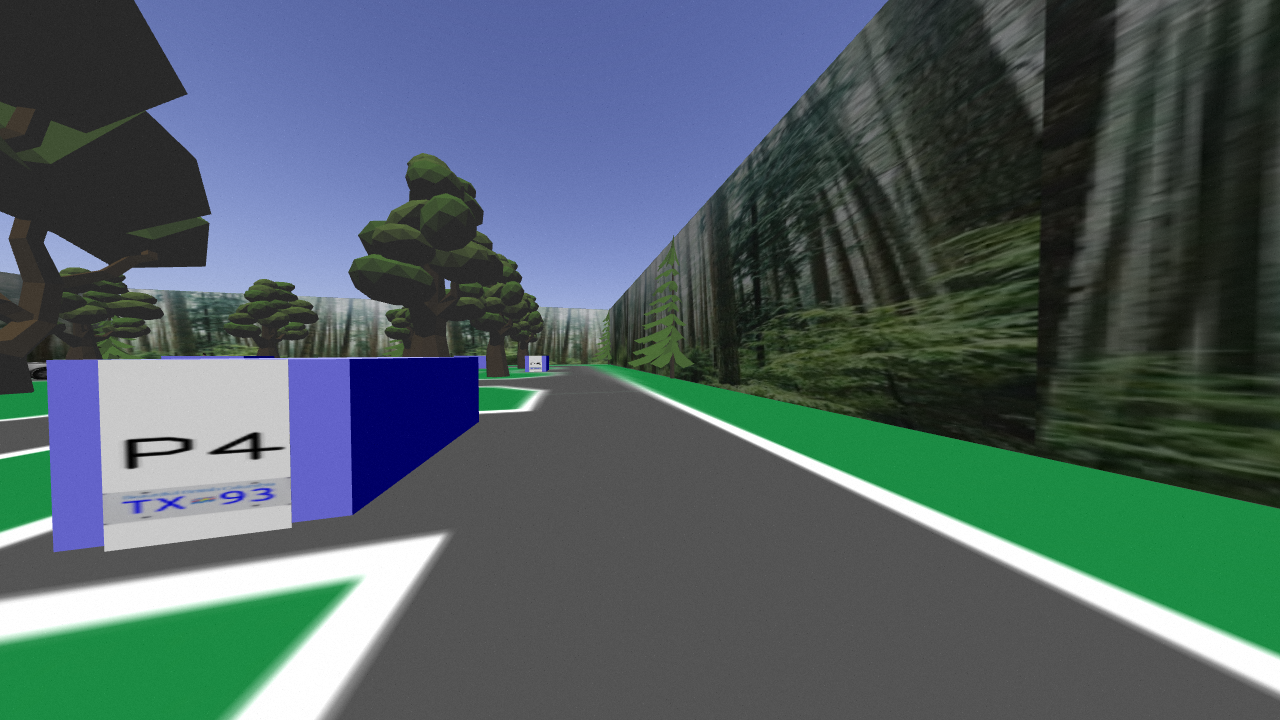
#> input picture test_images/P4_close.png, 1280 x 720 px, found by its file name
$ python line_detection.py
#> lines starting #> are read from the running program, lines starting #| are printed output that depends on the picture; after the words box and inside, x2 and y2 are one past the last pixel; in counts of white or black regions, pixels touching at a corner belong together
import cv2
import numpy as np
import time

def slope(line):
    x1, y1, x2, y2 = line[0]
    return float(y2-y1)/(x2-x1)

def grayscale(image):
    return cv2.cvtColor(image, cv2.COLOR_BGR2GRAY)

def blur(image, kernel_size):
    return cv2.GaussianBlur(image, (kernel_size, kernel_size), 0)

def threshold(image, lower_threshold, upper_threshold):
    return cv2.threshold(image, lower_threshold, upper_threshold, cv2.THRESH_BINARY)

def edge_detection(image, lower_threshold, upper_threshold):
    return cv2.Canny(image, lower_threshold, upper_threshold)

def line_detection(image, point_threshold, min_line_length, max_line_gap):
    return cv2.HoughLinesP(image, rho=1, theta=np.pi/180, threshold=point_threshold,
    minLineLength=min_line_length, maxLineGap=max_line_gap)

def filter_lines(lines, min_slope):
    return filter(lambda line: slope(line) >= min_slope, lines)

def plot_lines(image, lines, color):
    if not lines:
        return image
    for line in lines:
        x1, y1, x2, y2 = line[0]
        cv2.line(image, (x1, y1), (x2, y2), color, 3)

def detect_lines(image):
    line_image = grayscale(image)
    line_image = blur(line_image, kernel_size=1)
    ret, line_image = threshold(line_image, lower_threshold=240, upper_threshold=255)
    cv2.imshow("Image", line_image)
    cv2.waitKey(0)
    line_image = edge_detection(line_image, lower_threshold=30, upper_threshold=130)
    cv2.imshow("Image", line_image)
    cv2.waitKey(0)
    try:
        lines = line_detection(line_image, point_threshold=10, min_line_length=10, max_line_gap=20000)
        return filter_lines(lines, 0.3)
    except:
        print("No lines found")
        return None

if __name__ == "__main__":
    image_file = "test_images/P4_close.png"
    image = cv2.imread(image_file, cv2.IMREAD_COLOR)
#> image is the input picture: shape (720, 1280, 3); mean B, G, R 98.9, 95.3, 79.2
    lines = detect_lines(image)
#> in grayscale, `return cv2.cvtColor(image, cv2.COLOR_BGR2GRAY)`:
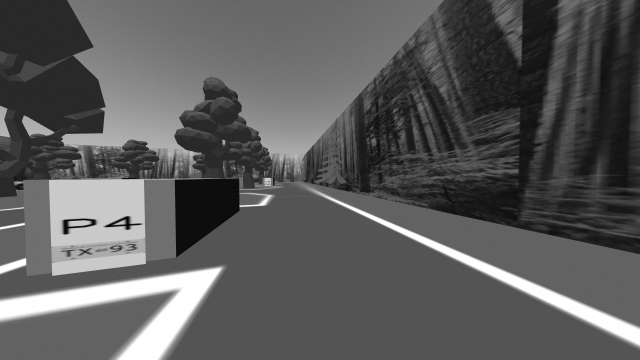
#> returned value: shape (720, 1280) (shown at 1/2 size); min 0, max 255, mean 90.9
#> in detect_lines, `ret, line_image = threshold(line_image, lower_threshold=240, upper_thr..`:
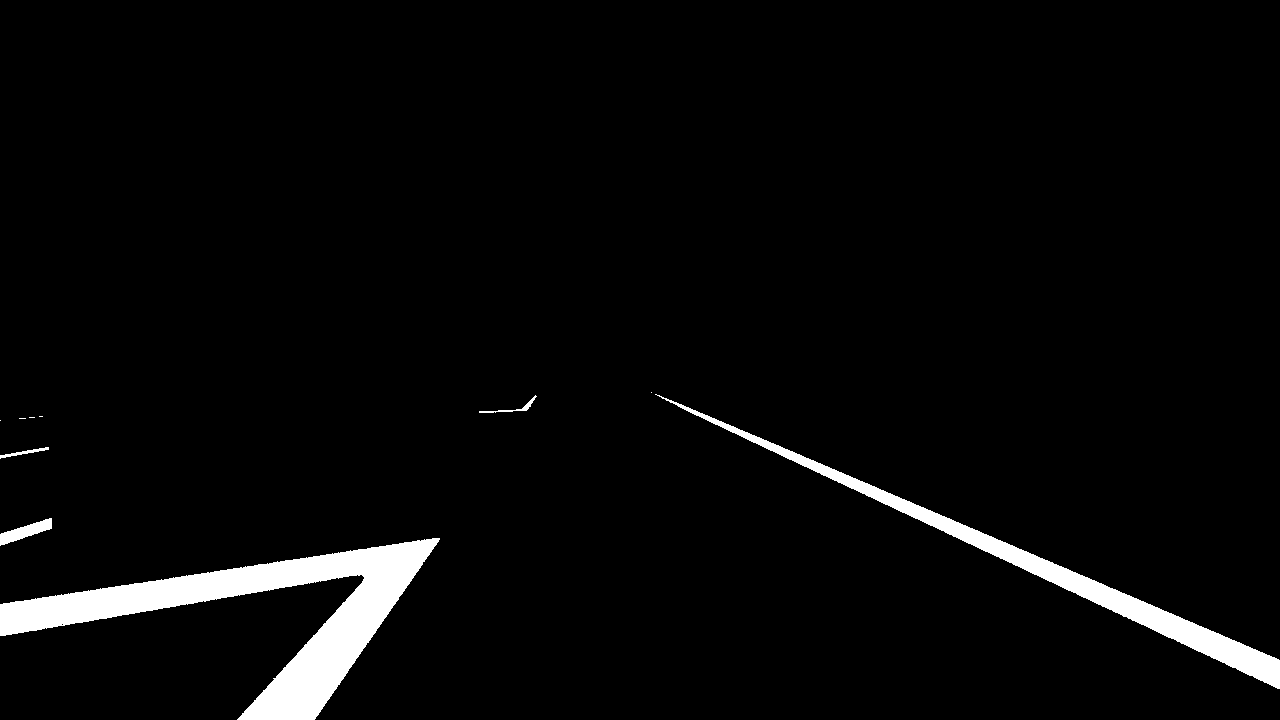
#> line_image: shape (720, 1280); 3.6% white; 10 white regions (5 under 20 px), largest, box (x1, y1, x2, y2) and area: (0, 538, 440, 720) 21589, (655, 394, 1280, 689) 10383, (0, 518, 52, 546) 605, (479, 395, 537, 413) 154, (0, 447, 49, 459) 152
#> in edge_detection, `return cv2.Canny(image, lower_threshold, upper_threshold)`:
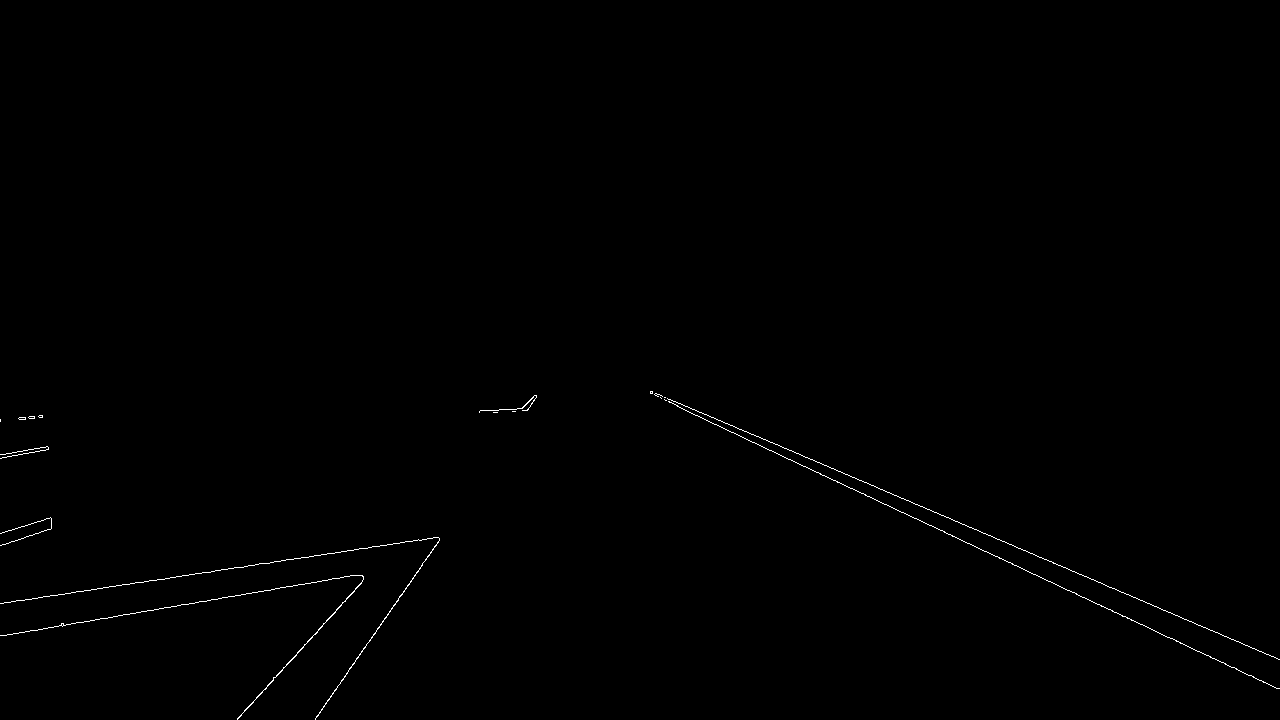
#> returned value: shape (720, 1280); 0.32% white in thin lines or dots, all inside (x1, y1, x2, y2) = (0, 391, 1280, 720)
#> in detect_lines, `lines = line_detection(line_image, point_threshold=10, min_line_length..`: lines = 34 rows, first 6: [786, 458, 1279, 688], [650, 391, 1114, 588], [37, 630, 849, 487], [23, 600, 838, 471], [681, 408, 1125, 616], [650, 392, 1279, 659]
    plot_lines(image, lines, color=(255,255,0))
#> after the loop in plot_lines, `for line in lines:`:
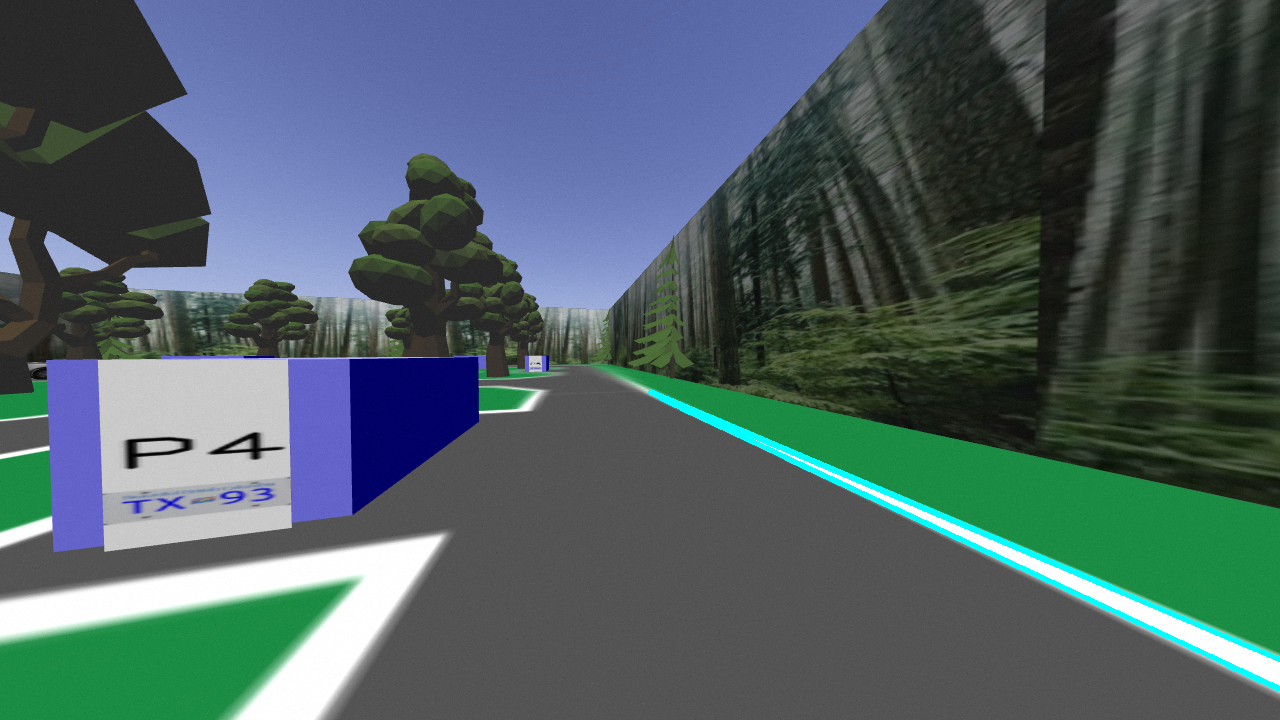
#> image: shape (720, 1280, 3); 0.81% of pixels changed, all inside (x1, y1, x2, y2) = (648, 389, 1280, 691)
    cv2.imshow("Image", image)
    cv2.waitKey(0)

$ run again, with test_images/P2_mid.png copied over test_images/P4_close.png
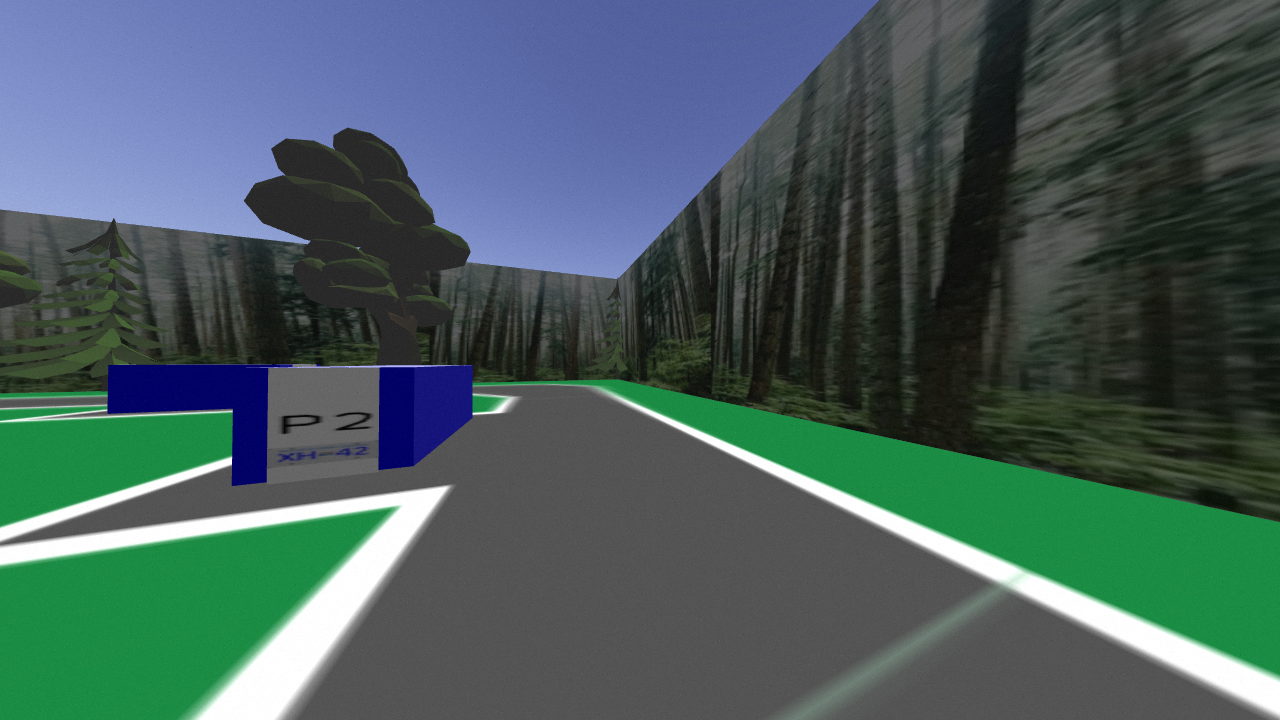
#> input picture test_images/P2_mid.png, 1280 x 720 px, found by its file name
#> image is the input picture: shape (720, 1280, 3); mean B, G, R 93.2, 93.1, 72.1
#> in detect_lines, `ret, line_image = threshold(line_image, lower_threshold=240, upper_thr..`:
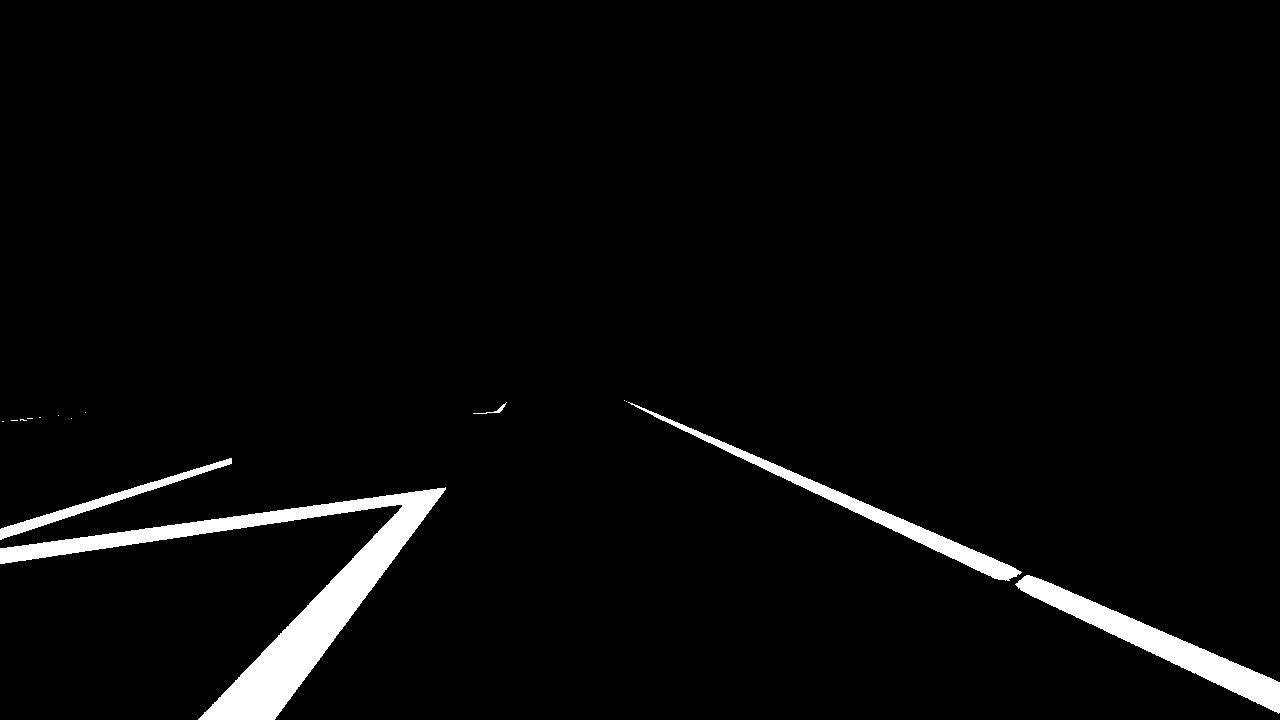
#> line_image: shape (720, 1280); 3.4% white; 15 white regions (10 under 20 px), largest, box (x1, y1, x2, y2) and area: (0, 487, 446, 720) 17481, (1015, 575, 1280, 714) 6813, (628, 402, 1022, 581) 4582, (0, 458, 232, 540) 2021, (473, 402, 507, 414) 65
#> lines = 38 rows, first 6: [1107, 632, 1279, 713], [6, 547, 732, 445], [200, 533, 755, 455], [5, 537, 231, 463], [623, 400, 1006, 563], [198, 718, 495, 410]
#> after the loop in plot_lines, `for line in lines:`:
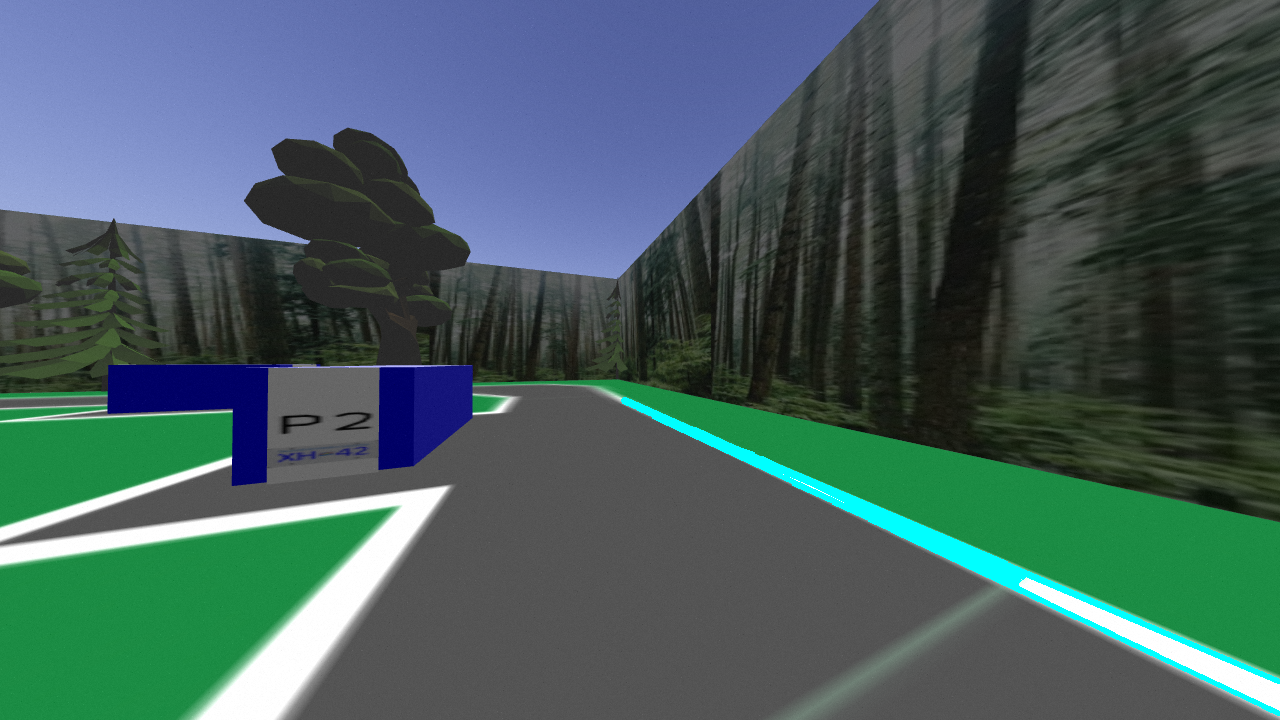
#> image: shape (720, 1280, 3); 1.09% of pixels changed, all inside (x1, y1, x2, y2) = (621, 397, 1280, 716)

$ run again, with test_images/P3_mid.png copied over test_images/P4_close.png
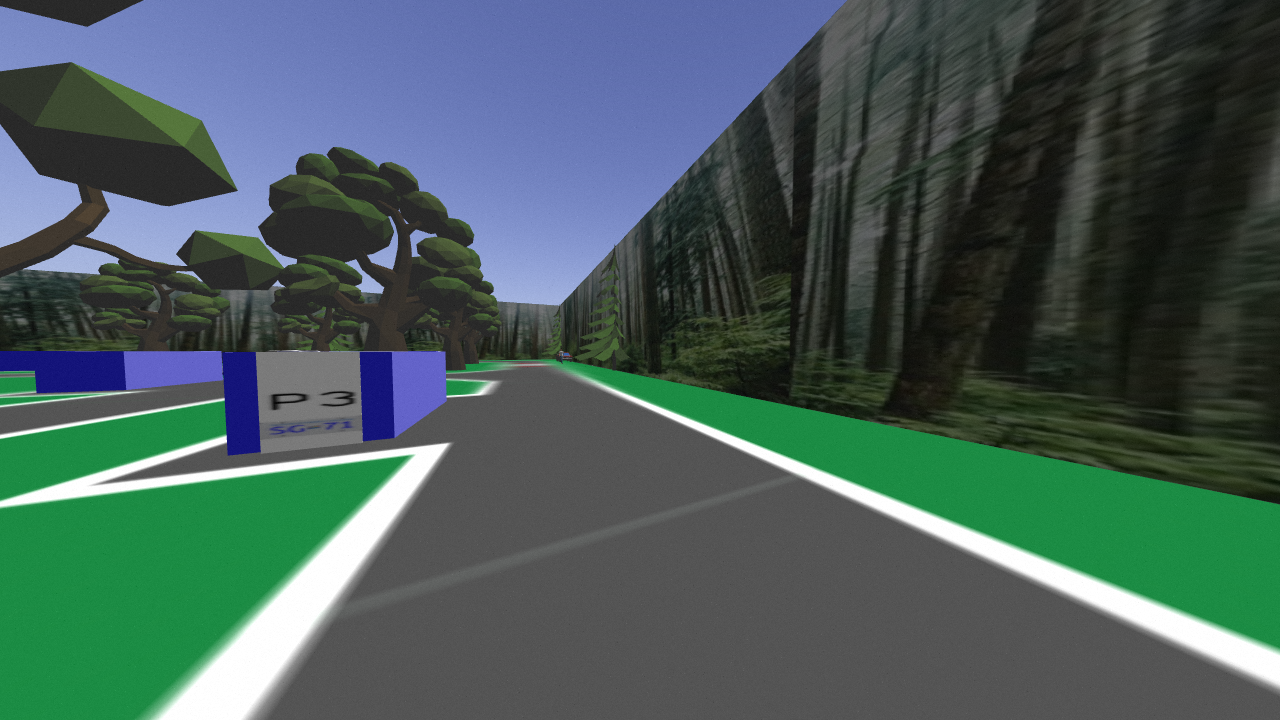
#> input picture test_images/P3_mid.png, 1280 x 720 px, found by its file name
#> image is the input picture: shape (720, 1280, 3); mean B, G, R 90.4, 92.8, 71.8
#> in detect_lines, `ret, line_image = threshold(line_image, lower_threshold=240, upper_thr..`:
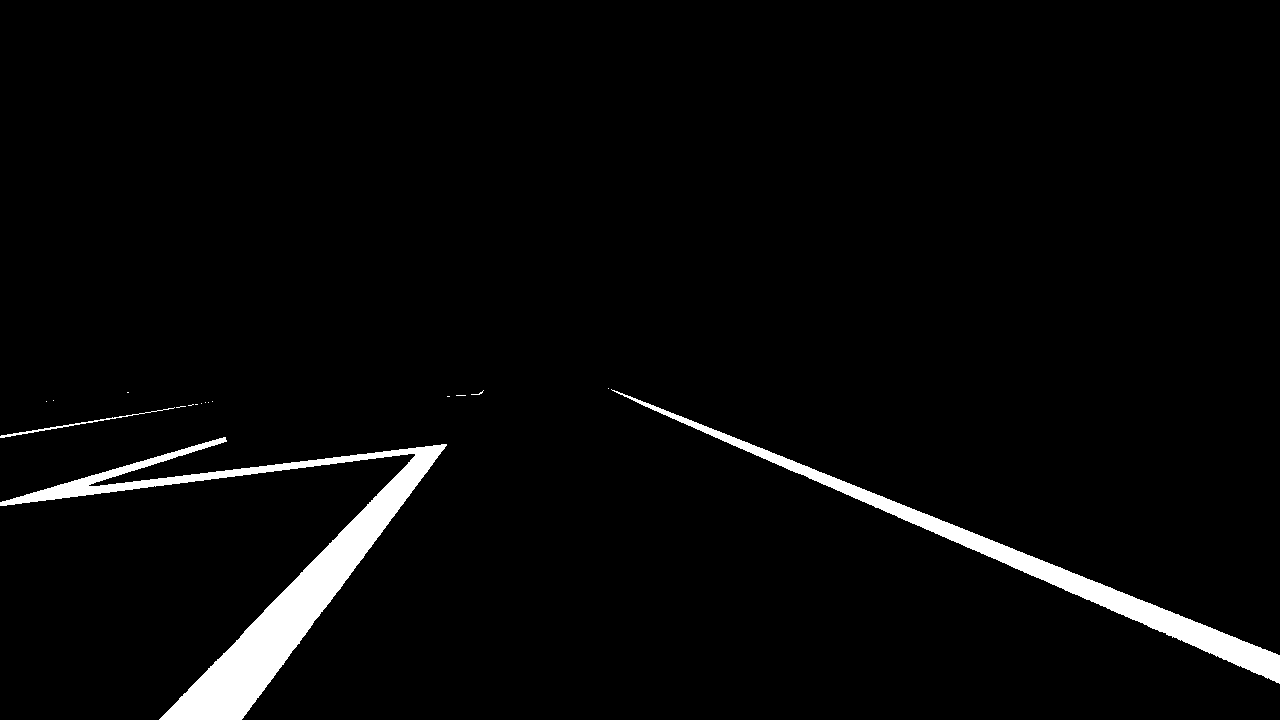
#> line_image: shape (720, 1280); 3.2% white; 17 white regions (14 under 20 px), largest, box (x1, y1, x2, y2) and area: (0, 437, 447, 720) 18749, (611, 389, 1280, 684) 10750, (0, 407, 175, 438) 308
#> lines = 45 rows, first 6: [746, 441, 1159, 607], [159, 719, 474, 393], [17, 496, 679, 415], [1099, 605, 1269, 678], [23, 502, 691, 420], [966, 529, 1277, 654]
#> after the loop in plot_lines, `for line in lines:`:
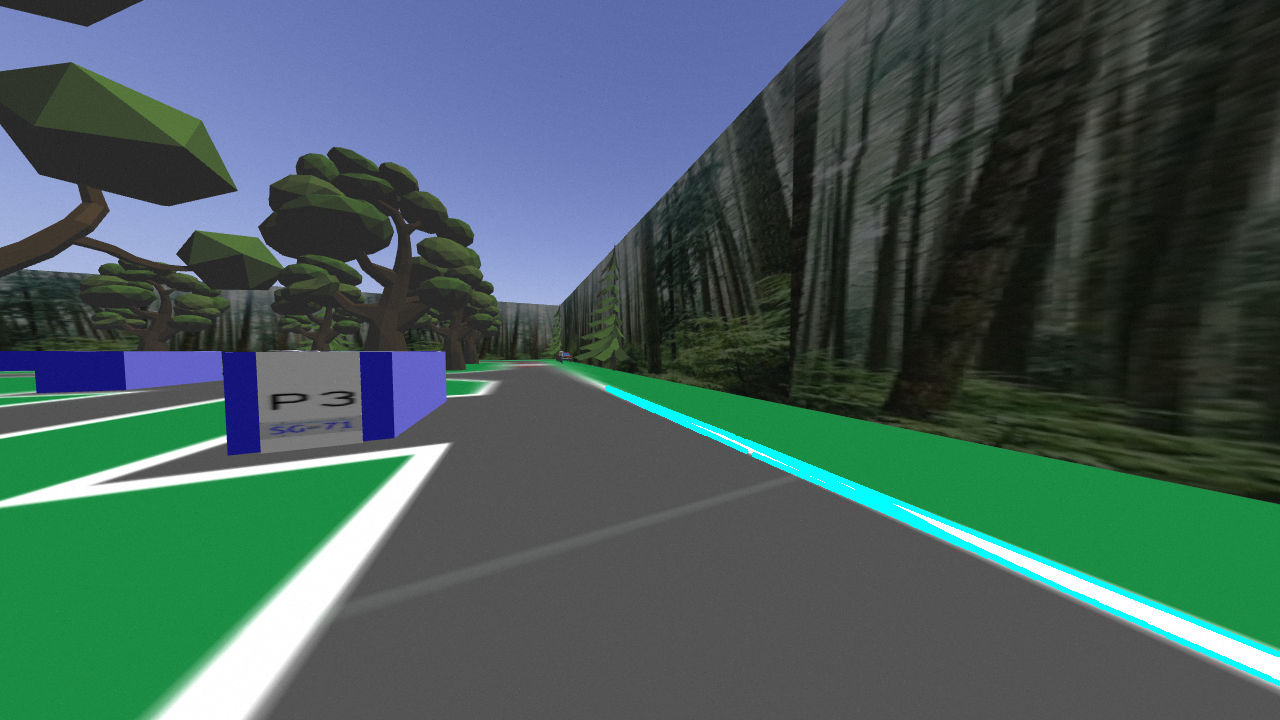
#> image: shape (720, 1280, 3); 0.97% of pixels changed, all inside (x1, y1, x2, y2) = (605, 385, 1280, 686)
